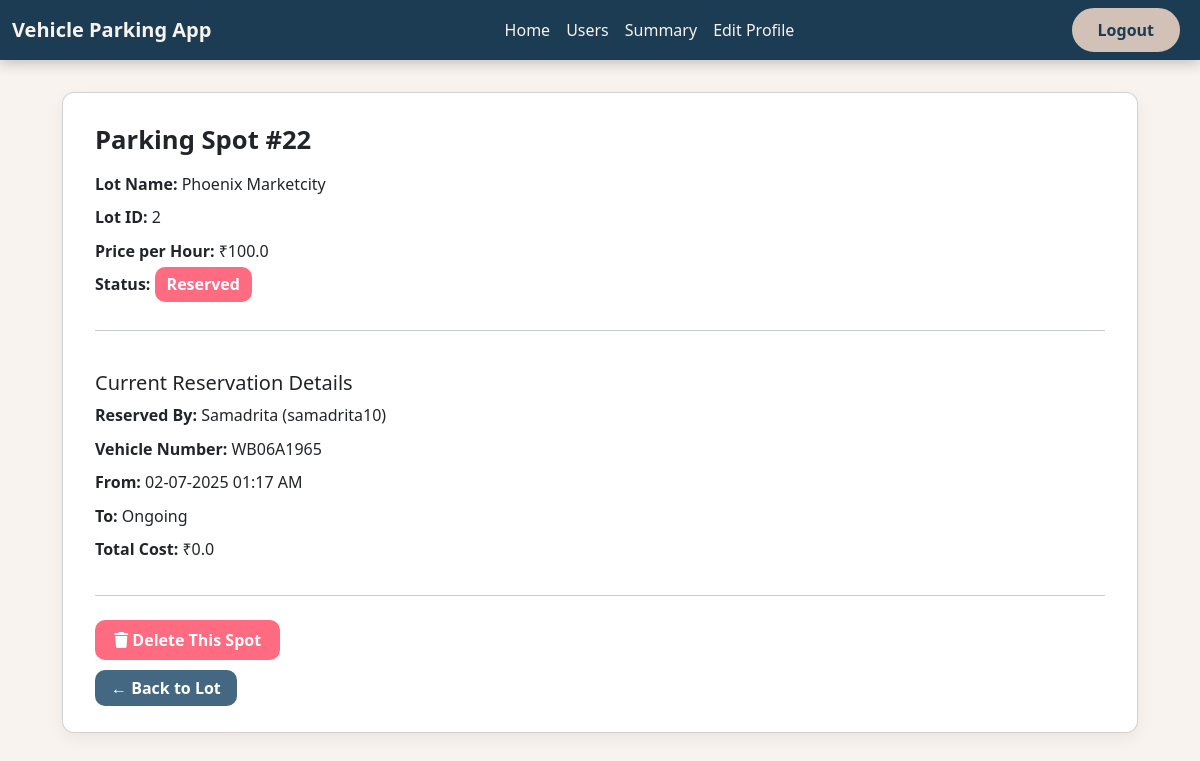
Page /admin_dashboard/parking_spot/22 (signed in) on the earlier database version.
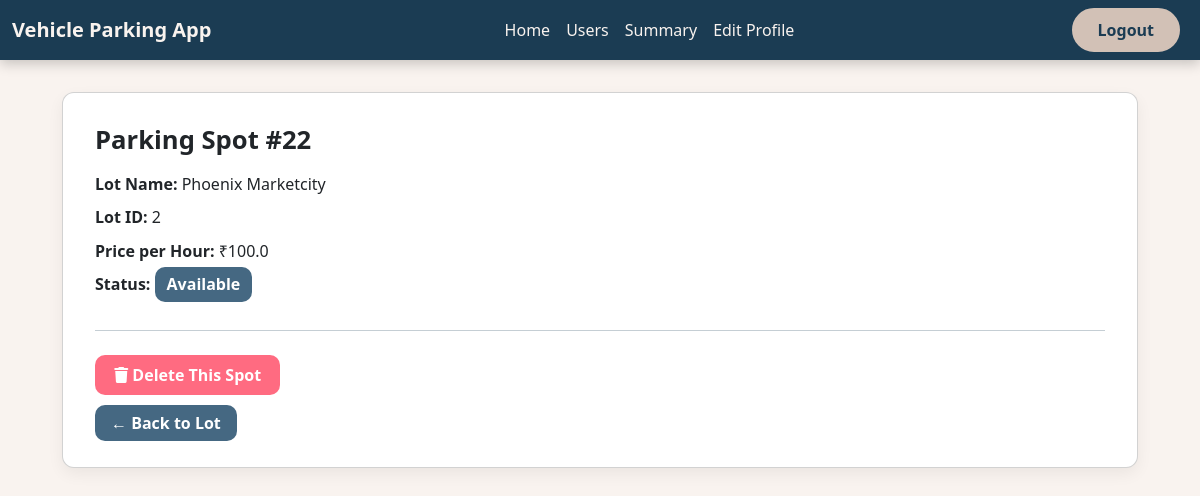
Same page on the later database version.
### models.py (models this page shows)
class User(db.Model):
    __tablename__ = 'user'
    id = db.Column(db.Integer, primary_key=True)
    username = db.Column(db.String(32), unique=True, nullable=False)
    passhash = db.Column(db.String(256), nullable=False)
    name = db.Column(db.String(64), nullable=False)
    is_admin = db.Column(db.Boolean, default=False, nullable=False)
    reservations = db.relationship('Reservation', backref='user', lazy=True)

class Reservation(db.Model):
    __tablename__ = 'reservation'
    id = db.Column(db.Integer, primary_key=True)
    user_id = db.Column(db.Integer, db.ForeignKey('user.id'), nullable=False)
    spot_id = db.Column(db.Integer, db.ForeignKey('parking_spot.id'), nullable=False)
    date = db.Column(db.Date, nullable=False)
    start_time = db.Column(db.DateTime, default=datetime.utcnow)
    end_time = db.Column(db.DateTime, nullable=True)
    vehicle_number = db.Column(db.String(15), nullable=False)
    hours_parked = db.Column(db.Float, nullable=False)
    parking_cost_per_hour = db.Column(db.Float, nullable=False)
    total_parking_cost = db.Column(db.Float, nullable=False)

### routes.py (the view)
@app.route('/admin_dashboard/parking_spot/<int:spot_id>')
@admin_required
def parking_spot(spot_id):
    spot = Parking_Spot.query.get(spot_id)
    if not spot:
        flash("Parking spot not found", "danger")
        return redirect(url_for('admin_dashboard', user_id=session['user_id']))
    return render_template('parking_spot.html', spot=spot)

### routes.py (called while the page is built)
def admin_required(func):
    @wraps(func)
    def inner(*args, **kwargs):
        if 'user_id' not in session:
            flash('You need to log in first', 'danger')
            return redirect(url_for('admin_login'))
        user = User.query.get(session['user_id'])
        if not user.is_admin:
            flash('You do not have permission to access this page', 'danger')
            return redirect(url_for('admin_login'))
        return func(*args, **kwargs)
    return inner

### templates/parking_spot.html (shortened to what this page needs)
{% extends 'layout.html' %}
{% block navbar %}
    {% include 'admin_navbar.html' %}
{% endblock navbar %}
{% block content %}
<div class="container spot-detail-container">
    <div class="card">
        <h2>Parking Spot #{{ spot.id }}</h2>
        <p><strong>Lot Name:</strong> {{ spot.parking_lot.prime_location_name }}</p>
        <p><strong>Lot ID:</strong> {{ spot.lot_id }}</p>
        <p><strong>Price per Hour:</strong> ₹{{ spot.parking_lot.price_per_hour }}</p>
        <p><strong>Status:</strong>
            {% if spot.status == 'A' %}
                <span class="badge-available">Available</span>
            {% else %}
                <span class="badge-reserved">Reserved</span>
            {% endif %}
        </p>
        {% if spot.status == 'R' %}
            <hr>
            <h5 class="mt-3">Current Reservation Details</h5>
            {% if spot.reservations %}
                {% set current_reservation = spot.reservations[-1] %}
                <p><strong>Reserved By:</strong> {{ current_reservation.user.name }} ({{ current_reservation.user.username }})</p>
                <p><strong>Vehicle Number:</strong> {{ current_reservation.vehicle_number }}</p>
                <p><strong>From:</strong> {{ current_reservation.start_time.strftime('%d-%m-%Y %I:%M %p') }}</p>
                <p><strong>To:</strong>
                    {% if current_reservation.end_time %}
                        {{ current_reservation.end_time.strftime('%d-%m-%Y %I:%M %p') }}
                    {% else %}
                        Ongoing
                    {% endif %}
                </p>
                <p><strong>Total Cost:</strong> ₹{{ current_reservation.total_parking_cost }}</p>
            {% else %}
                <p class="text-muted">No active reservation found.</p>
            {% endif %}
        {% endif %}
        <hr>
        <form method="POST" action="{{ url_for('delete_parking_spot', spot_id=spot.id) }}" onsubmit="return confirm('Are you sure you want to delete this spot? This cannot be undone.')">
            <button type="submit" class="btn-delete">
                <i class="fa-solid fa-trash"></i> Delete This Spot
            </button>
        </form>
        <div class="mt-3">
            <a href="{{ url_for('view_parking_spots', lot_id=spot.lot_id) }}" class="btn-back">← Back to Lot</a>
        </div>
    </div>
</div>
{% endblock content %}

Differences in the rows shown:
no longer on this page (row unchanged): User: user.name "Samadrita", user.username "samadrita10"
no longer on this page (row edited): Reservation: vehicle_number "WB06A1965", start_time "02-07-2025 01:17 AM", total_parking_cost "0.0"
changed Parking_Spot id 22: status "R" → "A" (drawn)
Other differences:
text no longer shown: "Reserved Current Reservation Details Reserved By: ( ) Vehicle Number: From: To: Ongoing Total Cost: ₹"
text now shown: "Available"
